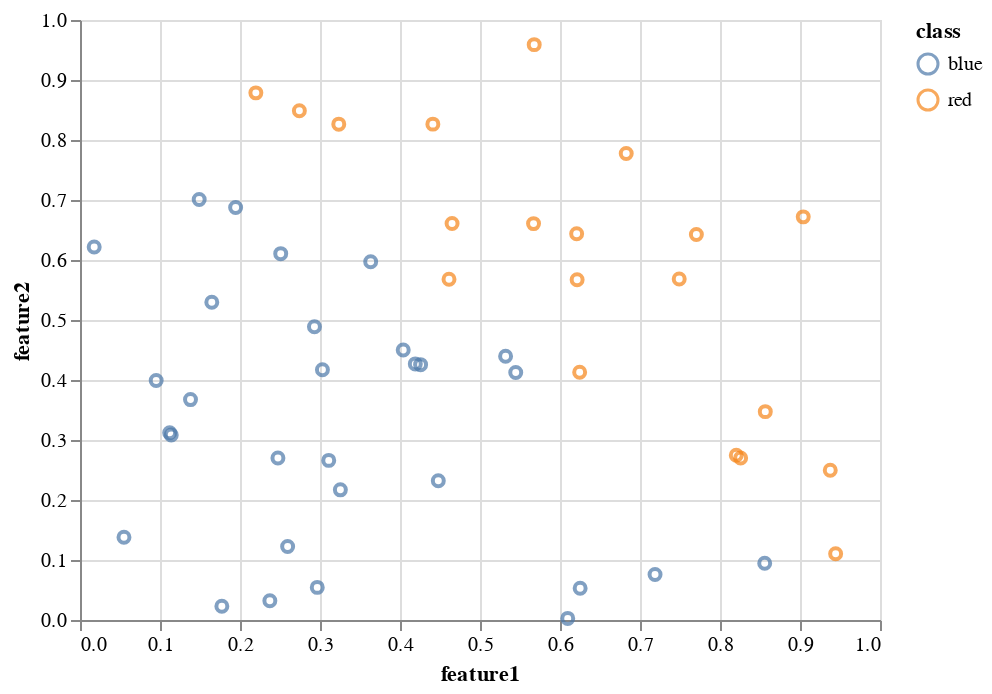

Notebook source saved alongside this figure:
### Markdown cell above
We can also look at the test split. The test split consists of
the additional challenge points that our model needs to get correct.
These points will follow a similar pattern, but have different features.

### Code cell
chart = (alt.Chart(df_test)
    .mark_point()
    .encode(
        x = "feature1",
        y = "feature2",
        color = "class"
    ))
chart

### Figure 1 — Vega-Lite specification as saved in the notebook (floating-point values rounded to 4 significant figures)
{"config": {"view": {"continuousWidth": 400, "continuousHeight": 300}}, "data": {"name": "data-809117d24c1615b32280b14f245ca158"}, "mark": "point", "encoding": {"color": {"type": "nominal", "field": "class"}, "x": {"type": "quantitative", "field": "feature1"}, "y": {"type": "quantitative", "field": "feature2"}}, "$schema": "https://vega.github.io/schema/vega-lite/v4.8.1.json", "datasets": {"data-809117d24c1615b32280b14f245ca158": [{"class": "blue", "split": "test", "feature1": 0.7188, "feature2": 0.07595}, {"class": "red", "split": "test", "feature1": 0.4411, "feature2": 0.8264}, {"class": "red", "split": "test", "feature1": 0.8203, "feature2": 0.2745}, {"class": "red", "split": "test", "feature1": 0.6208, "feature2": 0.6437}, {"class": "blue", "split": "test", "feature1": 0.3634, "feature2": 0.597}, {"class": "blue", "split": "test", "feature1": 0.3255, "feature2": 0.2169}, {"class": "red", "split": "test", "feature1": 0.4651, "feature2": 0.6608}, {"class": "blue", "split": "test", "feature1": 0.1945, "feature2": 0.6875}, {"class": "blue", "split": "test", "feature1": 0.2509, "feature2": 0.6106}, {"class": "red", "split": "test", "feature1": 0.6214, "feature2": 0.5672}, {"class": "blue", "split": "test", "feature1": 0.1773, "feature2": 0.02296}, {"class": "red", "split": "test", "feature1": 0.749, "feature2": 0.5684}, {"class": "blue", "split": "test", "feature1": 0.3109, "feature2": 0.266}, {"class": "blue", "split": "test", "feature1": 0.4479, "feature2": 0.2321}, {"class": "blue", "split": "test", "feature1": 0.2966, "feature2": 0.05437}, {"class": "red", "split": "test", "feature1": 0.8566, "feature2": 0.3473}, {"class": "red", "split": "test", "feature1": 0.2198, "feature2": 0.8786}, {"class": "red", "split": "test", "feature1": 0.6246, "feature2": 0.4129}, {"class": "red", "split": "test", "feature1": 0.6828, "feature2": 0.7774}, {"class": "blue", "split": "test", "feature1": 0.6252, "feature2": 0.05289}, {"class": "blue", "split": "test", "feature1": 0.8559, "feature2": 0.0945}, {"class": "blue", "split": "test", "feature1": 0.05496, "feature2": 0.1379}, {"class": "red", "split": "test", "feature1": 0.5669, "feature2": 0.6606}, {"class": "red", "split": "test", "feature1": 0.7705, "feature2": 0.6426}, {"class": "blue", "split": "test", "feature1": 0.1121, "feature2": 0.312}, {"class": "blue", "split": "test", "feature1": 0.1381, "feature2": 0.3673}, {"class": "red", "split": "test", "feature1": 0.9446, "feature2": 0.1106}, {"class": "blue", "split": "test", "feature1": 0.6097, "feature2": 0.002666}, {"class": "blue", "split": "test", "feature1": 0.4257, "feature2": 0.4256}, {"class": "red", "split": "test", "feature1": 0.4613, "feature2": 0.568}, {"class": "blue", "split": "test", "feature1": 0.4191, "feature2": 0.4268}, {"class": "blue", "split": "test", "feature1": 0.2373, "feature2": 0.03217}, {"class": "blue", "split": "test", "feature1": 0.09523, "feature2": 0.3993}, {"class": "red", "split": "test", "feature1": 0.2742, "feature2": 0.8488}, {"class": "blue", "split": "test", "feature1": 0.5447, "feature2": 0.4126}, {"class": "red", "split": "test", "feature1": 0.3235, "feature2": 0.8264}, {"class": "red", "split": "test", "feature1": 0.904, "feature2": 0.6719}, {"class": "blue", "split": "test", "feature1": 0.2931, "feature2": 0.4887}, {"class": "blue", "split": "test", "feature1": 0.2474, "feature2": 0.2701}, {"class": "red", "split": "test", "feature1": 0.8258, "feature2": 0.2699}, {"class": "blue", "split": "test", "feature1": 0.01774, "feature2": 0.6218}, {"class": "blue", "split": "test", "feature1": 0.1141, "feature2": 0.3082}, {"class": "blue", "split": "test", "feature1": 0.303, "feature2": 0.4171}, {"class": "blue", "split": "test", "feature1": 0.1648, "feature2": 0.5295}, {"class": "blue", "split": "test", "feature1": 0.404, "feature2": 0.4499}, {"class": "blue", "split": "test", "feature1": 0.2595, "feature2": 0.1226}, {"class": "red", "split": "test", "feature1": 0.9378, "feature2": 0.2496}, {"class": "blue", "split": "test", "feature1": 0.149, "feature2": 0.7009}, {"class": "blue", "split": "test", "feature1": 0.532, "feature2": 0.4395}, {"class": "red", "split": "test", "feature1": 0.5678, "feature2": 0.959}]}}
